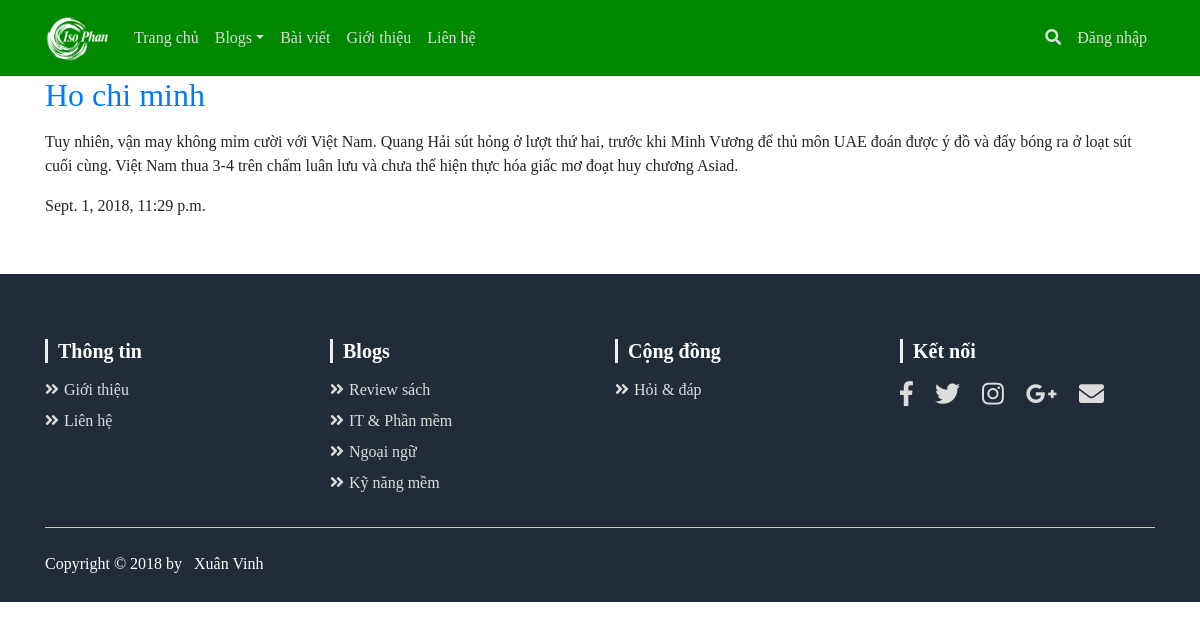
Page /articles/ho-chi-minh/ on the earlier database version.
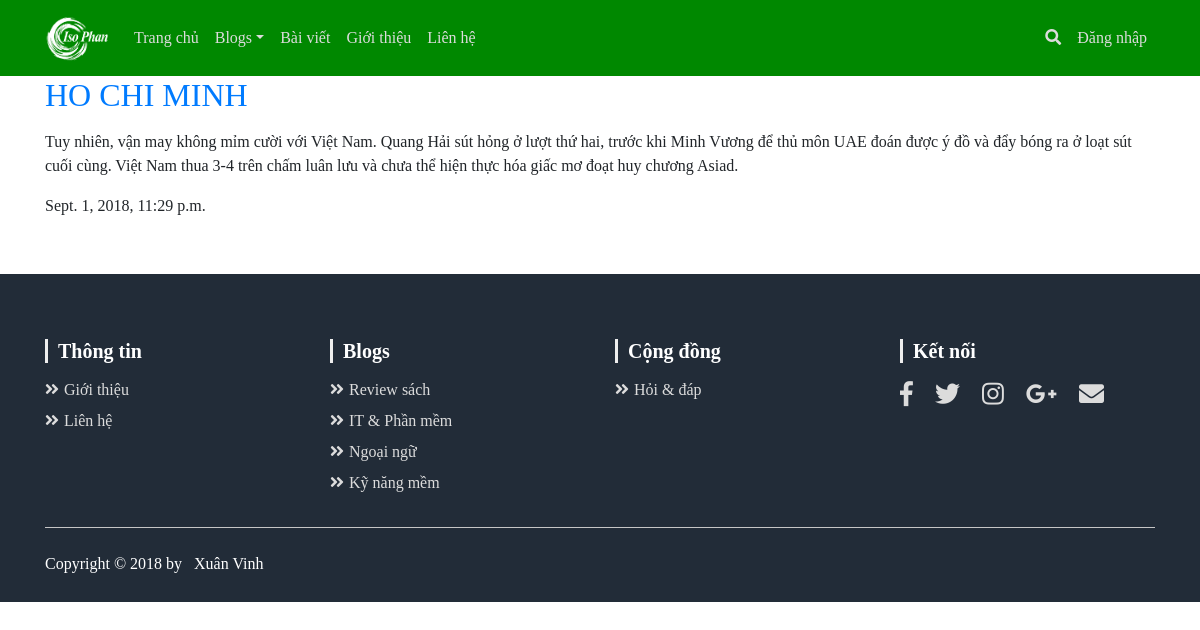
Same page on the later database version.
### articles/models.py (models this page shows, shortened)
class Article(models.Model):
	title = models.CharField(max_length=100)
	slug = models.SlugField(unique=True, blank=True)
	body = HTMLField('body')
	date = models.DateTimeField(auto_now_add=True)
	thumb = models.ImageField(default=None, blank=True)

### articles/views.py (the view)
# urls.py: path('<slug:slug>/', views.details, name='details'),
def details(request, slug):
	article = Article.objects.get(slug=slug)
	return render(request, 'articles/article_details.html', {'article': article})

### articles/templates/articles/article_details.html (shortened to what this page needs)
{% extends "pages/base.html" %}
{% block content %}
	<h2><a href="">{{ article.title }}</a></h2>
	<p>{{ article.body|safe|linebreaks }}</p>
	<p>{{ article.date }}</p>
	{% if article.thumb %}
		<p><img src="{{ article.thumb.url }}" alt=""></p>
	{% endif %}
{% endblock content %}

Differences in the rows shown:
changed Article: title "Ho chi minh" → "HO CHI MINH"
